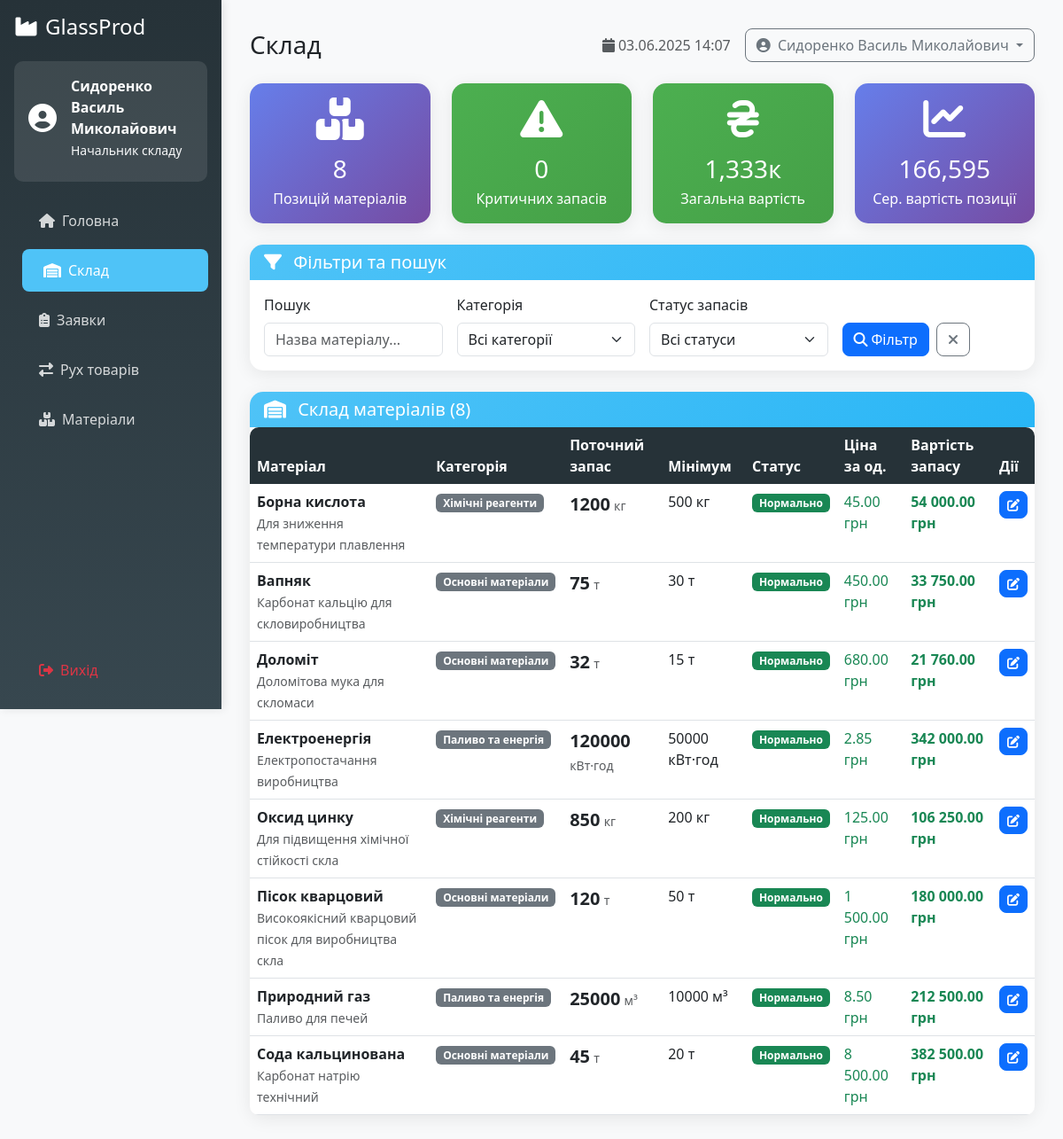
Screenshot of /dashboard/warehouse.php (signed in) with the database file from the repository.
### tables this page shows
CREATE TABLE `users` (
  `id` int(11) NOT NULL,
  `username` varchar(50) NOT NULL,
  `password` varchar(255) NOT NULL,
  `email` varchar(100) NOT NULL,
  `full_name` varchar(100) NOT NULL,
  `role` enum('director','procurement_manager','warehouse_keeper','supplier') NOT NULL,
  `phone` varchar(20) DEFAULT NULL,
  `company_name` varchar(100) DEFAULT NULL,
  `created_at` timestamp NOT NULL DEFAULT current_timestamp(),
  `updated_at` timestamp NOT NULL DEFAULT current_timestamp() ON UPDATE current_timestamp(),
  `is_active` tinyint(1) DEFAULT 1
);

CREATE TABLE `materials` (
  `id` int(11) NOT NULL,
  `name` varchar(100) NOT NULL,
  `category_id` int(11) DEFAULT NULL,
  `unit` varchar(20) NOT NULL,
  `min_stock_level` int(11) DEFAULT 0,
  `current_stock` int(11) DEFAULT 0,
  `price` decimal(10,2) DEFAULT 0.00,
  `supplier_id` int(11) DEFAULT NULL,
  `description` text DEFAULT NULL,
  `created_at` timestamp NOT NULL DEFAULT current_timestamp(),
  `updated_at` timestamp NOT NULL DEFAULT current_timestamp() ON UPDATE current_timestamp()
);

CREATE TABLE `material_categories` (
  `id` int(11) NOT NULL,
  `name` varchar(100) NOT NULL,
  `description` text DEFAULT NULL,
  `created_at` timestamp NOT NULL DEFAULT current_timestamp()
);

### dashboard/warehouse.php (the view, shortened to what the rows shown need)
<?php
require_once '../config/config.php';
require_once '../templates/dashboard_layout.php';
$user = checkRole(['director', 'procurement_manager', 'warehouse_keeper']);
$material = new Material($pdo);
$materials = $material->getAllWithCategories();
?>
<div class="card">
    <div class="card-body p-0">
        <?php if (empty($materials)): ?>
            <div class="text-center py-5">
                <i class="fas fa-search fa-4x text-muted mb-3"></i>
                <h5 class="text-muted">Матеріалів не знайдено</h5>
                <p class="text-muted">Спробуйте змінити фільтри пошуку</p>
            </div>
        <?php else: ?>
            <div class="table-responsive">
                <table class="table table-hover mb-0">
                    <thead>
                        <tr>
                            <th>Матеріал</th>
                            <th>Категорія</th>
                            <th>Поточний запас</th>
                            <th>Мінімум</th>
                            <th>Статус</th>
                            <th>Ціна за од.</th>
                            <th>Вартість запасу</th>
                            <?php if (in_array($user['role'], ['warehouse_keeper', 'director'])): ?>
                                <th>Дії</th>
                            <?php endif; ?>
                        </tr>
                    </thead>
                    <tbody>
                        <?php foreach ($materials as $mat): ?>
                            <?php
                            $stockValue = $mat['current_stock'] * $mat['price'];
                            $statusClass = '';
                            $statusText = 'Нормально';
                            ?>
                            <tr class="<?= $statusClass ?>">
                                <td>
                                    <strong><?= htmlspecialchars($mat['name']) ?></strong>
                                    <br>
                                    <small class="text-muted"><?= htmlspecialchars($mat['description'] ?? '') ?></small>
                                </td>
                                <td>
                                    <span class="badge bg-secondary">
                                        <?= htmlspecialchars($mat['category_name'] ?? 'Без категорії') ?>
                                    </span>
                                </td>
                                <td>
                                    <strong class="fs-5"><?= $mat['current_stock'] ?></strong>
                                    <small class="text-muted"><?= htmlspecialchars($mat['unit']) ?></small>
                                </td>
                                <td>
                                    <?= $mat['min_stock_level'] ?> <?= htmlspecialchars($mat['unit']) ?>
                                </td>
                                <td>
                                    <span class="badge <?= $statusClass ? ($statusText === 'Критично' ? 'bg-danger' : 'bg-warning') : 'bg-success' ?>">
                                        <?= $statusText ?>
                                    </span>
                                </td>
                                <td class="text-success">
                                    <?= formatMoney($mat['price']) ?>
                                </td>
                                <td class="text-success fw-bold">
                                    <?= formatMoney($stockValue) ?>
                                </td>
                                <?php if (in_array($user['role'], ['warehouse_keeper', 'director'])): ?>
                                    <td>
                                        <button class="btn btn-sm btn-primary"
                                                onclick="showAdjustModal(<?= $mat['id'] ?>, '<?= htmlspecialchars($mat['name']) ?>', <?= $mat['current_stock'] ?>)">
                                            <i class="fas fa-edit"></i>
                                        </button>
                                    </td>
                                <?php endif; ?>
                            </tr>
                        <?php endforeach; ?>
                    </tbody>
                </table>
            </div>
        <?php endif; ?>
    </div>
</div>
<?php
$content = ob_get_clean();
$additionalJS = "
function showAdjustModal(materialId, materialName, currentStock) {
    document.getElementById('adjustMaterialId').value = materialId;
    document.getElementById('adjustMaterialName').textContent = materialName;
    document.getElementById('adjustCurrentStock').textContent = currentStock;
    new bootstrap.Modal(document.getElementById('adjustStockModal')).show();
}
";
renderDashboardLayout('Склад', $user['role'], $content, '', $additionalJS);
?>

### templates/dashboard_layout.php (shortened to what the rows shown need)
<?php
function renderDashboardLayout($pageTitle, $userRole, $content, $additionalCSS = '', $additionalJS = '') {
    $user = getCurrentUser();
    $roleTitle = getRoleText($userRole);
    echo <<<HTML
<!DOCTYPE html>
<html lang="uk">
<head>
    <title>{$pageTitle} - {$roleTitle} - GlassProd</title>
    <link href="https://cdn.jsdelivr.net/npm/bootstrap@5.3.0/dist/css/bootstrap.min.css" rel="stylesheet">
    <link href="https://cdnjs.cloudflare.com/ajax/libs/font-awesome/6.4.0/css/all.min.css" rel="stylesheet">
        {$additionalCSS}
</head>
<body>
    <nav class="sidebar position-fixed top-0 start-0" style="width: 250px; z-index: 100;">
        <div class="p-3">
            <div class="user-info text-white">
                <div class="d-flex align-items-center mb-2">
                    <div>
                        <div class="fw-bold">{$user['full_name']}</div>
                        <small class="text-light">{$roleTitle}</small>
                    </div>
                </div>
            </div>
            <ul class="nav nav-pills flex-column">
HTML;
    echo <<<HTML
            </ul>
        </div>
        <div class="position-absolute bottom-0 start-0 w-100 p-3">
            <a href="/logout.php" class="nav-link text-danger">
                <i class="fas fa-sign-out-alt me-2"></i>Вихід
            </a>
        </div>
    </nav>
    <main class="main-content">
        <button class="btn btn-primary d-md-none mb-3" type="button" data-bs-toggle="offcanvas" data-bs-target="#sidebar">
            <i class="fas fa-bars"></i>
        </button>
        <div class="d-flex justify-content-between align-items-center mb-4">
            <h1 class="h3 mb-0">{$pageTitle}</h1>
            <div class="d-flex align-items-center">
                <span class="text-muted me-3">
                    <i class="fas fa-calendar me-1"></i>
HTML;
    echo <<<HTML
                </span>
                <div class="dropdown">
                    <button class="btn btn-outline-secondary dropdown-toggle" type="button" data-bs-toggle="dropdown">
                        <i class="fas fa-user-circle me-1"></i>
                        {$user['full_name']}
                    </button>
                </div>
            </div>
        </div>
        {$content}
    </main>
        {$additionalJS}
</body>
</html>
HTML;
}
?>

### rows the page displays
users: full_name "Сидоренко Василь Миколайович", role "Начальник складу"
materials: name "Борна кислота", description "Для зниження температури плавлення", category.name "Хімічні реагенти", current_stock "1200", unit "кг", min_stock_level "500", statusText "Нормально", price "45.00 грн", formatMoney($stockValue) "54 000.00 грн"
materials: name "Вапняк", description "Карбонат кальцію для скловиробництва", category.name "Основні матеріали", current_stock "75", unit "т", min_stock_level "30", statusText "Нормально", price "450.00 грн", formatMoney($stockValue) "33 750.00 грн"
materials: name "Доломіт", description "Доломітова мука для скломаси", category.name "Основні матеріали", current_stock "32", unit "т", min_stock_level "15", statusText "Нормально", price "680.00 грн", formatMoney($stockValue) "21 760.00 грн"
materials: name "Електроенергія", description "Електропостачання виробництва", category.name "Паливо та енергія", current_stock "120000", unit "кВт·год", min_stock_level "50000", statusText "Нормально", price "2.85 грн", formatMoney($stockValue) "342 000.00 грн"
materials: name "Оксид цинку", description "Для підвищення хімічної стійкості скла", category.name "Хімічні реагенти", current_stock "850", unit "кг", min_stock_level "200", statusText "Нормально", price "125.00 грн", formatMoney($stockValue) "106 250.00 грн"
materials: name "Пісок кварцовий", description "Високоякісний кварцовий пісок для виробництва скла", category.name "Основні матеріали", current_stock "120", unit "т", min_stock_level "50", statusText "Нормально", price "1 500.00 грн", formatMoney($stockValue) "180 000.00 грн"
materials: name "Природний газ", description "Паливо для печей", category.name "Паливо та енергія", current_stock "25000", unit "м³", min_stock_level "10000", statusText "Нормально", price "8.50 грн", formatMoney($stockValue) "212 500.00 грн"
materials: name "Сода кальцинована", description "Карбонат натрію технічний", category.name "Основні матеріали", current_stock "45", unit "т", min_stock_level "20", statusText "Нормально", price "8 500.00 грн", formatMoney($stockValue) "382 500.00 грн"

### other values shown
$title "Головна"
$title "Склад"
$title "Заявки"
$title "Рух товарів"
$title "Матеріали"
$pageTitle "Склад"
$totalMaterials "8"
$lowStockCount "0"
$totalValue/1000 "1,333"
$totalValue / max($totalMaterials, 1) "166,595"
count($materials) "8"
